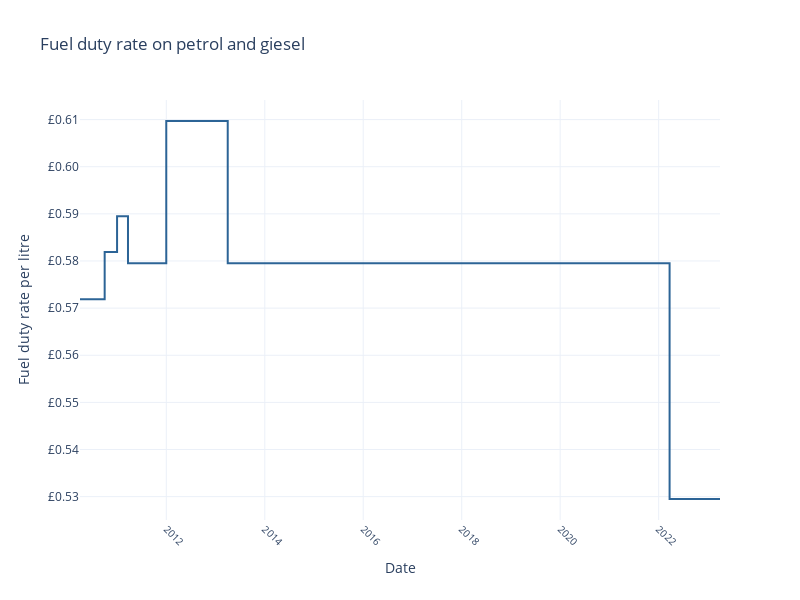

Notebook code for this chart:
### Code cell
import plotly.express as px

px.line(
    df,
    x="Date of change",
    y="Fuel duty rate (£/litre)",
    title="Fuel duty rate on petrol and giesel",
    color_discrete_sequence=["#2C6496"],
).update_layout(
    yaxis_title="Fuel duty rate per litre",
    yaxis_tickprefix="£",
    yaxis_tickformat=",.2f",
    xaxis_title="Date",
    xaxis_tickformat="%Y",
    height=600,
    width=800,
    template="plotly_white",
).update_xaxes(tickangle=45, tickfont={"size": 10}).update_traces(line_shape="hv")

### Figure 1 — Plotly figure (JSON) as saved in the notebook; plotly's stock layout.template omitted (floating-point values rounded to 4 significant figures)
{"data": [{"hovertemplate": "Date of change=%{x}<br>Fuel duty rate (£/litre)=%{y}<extra></extra>", "legendgroup": "", "line": {"color": "#2C6496", "dash": "solid", "shape": "hv"}, "marker": {"symbol": "circle"}, "mode": "lines", "name": "", "orientation": "v", "showlegend": false, "type": "scatter", "x": ["2010-04-01", "2010-10-01", "2011-01-01", "2011-03-23", "2012-01-01", "2013-04-01", "2021-01-01", "2022-03-23", "2023-04-01"], "xaxis": "x", "y": [0.5719, 0.5819, 0.5895, 0.5795, 0.6097, 0.5795, 0.5795, 0.5295, 0.5295], "yaxis": "y"}], "layout": {"height": 600, "legend": {"tracegroupgap": 0}, "title": {"text": "Fuel duty rate on petrol and giesel"}, "width": 800, "xaxis": {"anchor": "y", "domain": [0, 1], "tickangle": 45, "tickfont": {"size": 10}, "tickformat": "%Y", "title": {"text": "Date"}}, "yaxis": {"anchor": "x", "domain": [0, 1], "tickformat": ",.2f", "tickprefix": "£", "title": {"text": "Fuel duty rate per litre"}}}}
